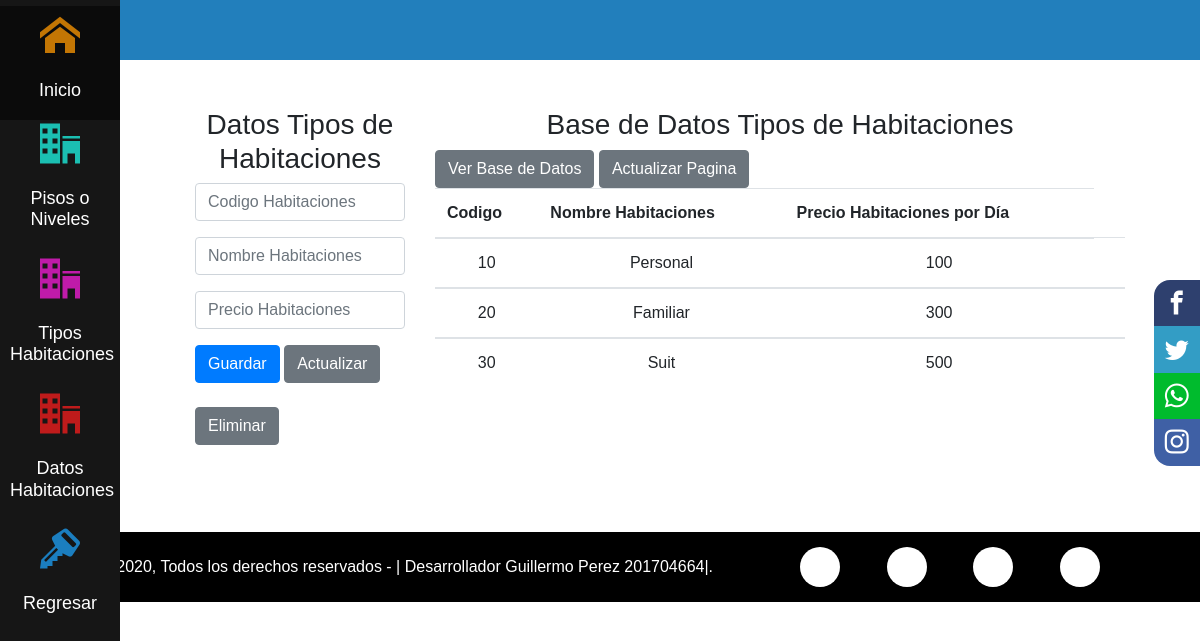
The app's page /rol_administrador/TipoHabitaciones.php with its own data.
### tables this page shows
CREATE TABLE `tipo_habitacion` (
  `tipo_habitacion_id` int(11) NOT NULL,
  `nombre_habitacion` text NOT NULL,
  `Precio_dia` int(11) NOT NULL
);

### rol_administrador/TipoHabitaciones.php (the view, shortened to what this page needs)
<?php
    include_once("diseno_pagina_Habitaciones.php");
 ?>
<!DOCTYPE html>
<html lang="en">
<head>
    <link rel="stylesheet" href="https://stackpath.bootstrapcdn.com/bootstrap/4.5.2/css/bootstrap.min.css">
</head>
<body>
<div class="content-article">
            <article>
    <br> <br>
    <div class="container">
        <div class="row">
            <div class="col-3">
                <CENTER><h3> Datos Tipos de Habitaciones </h3></CENTER>
                <form id="frminsertarclientes" method="post">
                    <div class="form-group">
                        <div>
                         <center><input type="text" class="form-control" name="txtcodigohabitacion" id="txtcodigohabitacion" placeholder="Codigo Habitaciones"></center>
                        </div>
                    </div>
                    <div class="form-group">
                        <center><input type="text" class="form-control" name="txtnombrehabitacion" id="txtnombrehabitacion" placeholder="Nombre Habitaciones"></center>
                    </div>
                    <div class="form-group">
                        <center><input type="text" class="form-control" name="txtprecioHabitacion" id="txtprecioHabitacion" placeholder="Precio Habitaciones"></center>
                    </div>
                    <button type="submit" class="btn btn-primary" name="btnguardar" id="btnguardar">Guardar</button>
                    <button type="submit" class="btn btn-secondary" name="btnactualizar" id="btnactualizar">Actualizar</button>
                    <br>
                    <br>
                    <button type="submit" class="btn btn-secondary" name="btneliminar" id="btneliminar">Eliminar</button>
                </form>
            </div>
           <div class="col">
                <h3 class="text-center">Base de Datos Tipos de Habitaciones </h3>
                  <a href="TipoHabitaciones.php"><button type="submit" class="btn btn-secondary" name="btnverbasedatos" id="btnverbasedatos"> Ver Base de Datos</button> </a>
                  <a href="TipoHabitaciones.php"><button type="submit" class="btn btn-secondary" name="btnactualizar" id="btnactualizar"> Actualizar Pagina</button> </a>
                <table class="table">
                    <thead>
                        <tr>
                            <th scope="col">Codigo </th>
                            <th scope="col">Nombre Habitaciones </th>
                            <th scope="col">Precio Habitaciones por Día</th>
                        </tr>
                    </thead>
                    <?php
                    include "daoA/conexion.php";
                    $sql = "SELECT * FROM tipo_habitacion";
                    $ejecutar = mysqli_query($conexion, $sql);
                    while ($fila = mysqli_fetch_array($ejecutar)){
                    ?>
                    <tbody>
                        <td> <center><?php echo $fila['tipo_habitacion_id']?> </center></td>
                        <td> <center><?php echo $fila['nombre_habitacion']?> </center></td>
                        <td> <center><?php echo $fila['Precio_dia']?> </center></td>
                        <td></td>
                    </tbody>
                    <?php
                    }
                    ?>
                </table>
            </div>
        </div>
    </div>
    </article>
        </div>
        <br>
     <div class="footer-copy-redes">
                  <div class="main-copy-redes">
                        <div class="footer-copy">
                              &copy; 2020, Todos los derechos reservados - | Desarrollador Guillermo Perez 201704664|.
                        </div>
                        <div class="footer-redes">
                              <a href="#" class="fa fa-facebook"></a>
                              <a href="#" class="fa fa-twitter"></a>
                              <a href="#" class="fa fa-youtube-play"></a>
                              <a href="#" class="fa fa-github"></a>
                        </div>
                  </div>
            </div>
</body>
</html>

### rol_administrador/CSS_Adm/estilos_menu.css (style rules this page uses)
* { margin: 0; padding: 0; box-sizing: border-box; font-family: sans-serif; list-style: none; }
.content-article { margin-left: 120px; padding: 40px; }
.content-article article { background: white; padding: 20px; }

### rol_administrador/CSS_Adm/derechos_autor.css (style rules this page uses)
* { margin: 0; padding: 0; -webkit-box-sizing: border-box; -moz-box-sizing: border-box; box-sizing: border-box; }
.footer-copy-redes { width: 100%; background: #000; border-top: 3px solid #fff; }
.main-copy-redes { width: 98%; max-width: 1000px; padding: 15px 0; margin: auto; display: flex; flex-wrap: wrap; justify-content: space-between; -ms-align-items: center; align-items: center; }
.main-copy-redes .footer-copy { width: 70%; color: #fff; }
.main-copy-redes .footer-redes { width: 30%; display: flex; flex-wrap: wrap; justify-content: space-between; }
.main-copy-redes .footer-redes a { display: inline-block; text-decoration: none; width: 40px; height: 40px; line-height: 40px; border-radius:50%; background: #fff; color: #000; text-align: center; }

### records on screen
tipo_habitacion: tipo_habitacion_id "10", nombre_habitacion "Personal", Precio_dia "100"
tipo_habitacion: tipo_habitacion_id "20", nombre_habitacion "Familiar", Precio_dia "300"
tipo_habitacion: tipo_habitacion_id "30", nombre_habitacion "Suit", Precio_dia "500"
